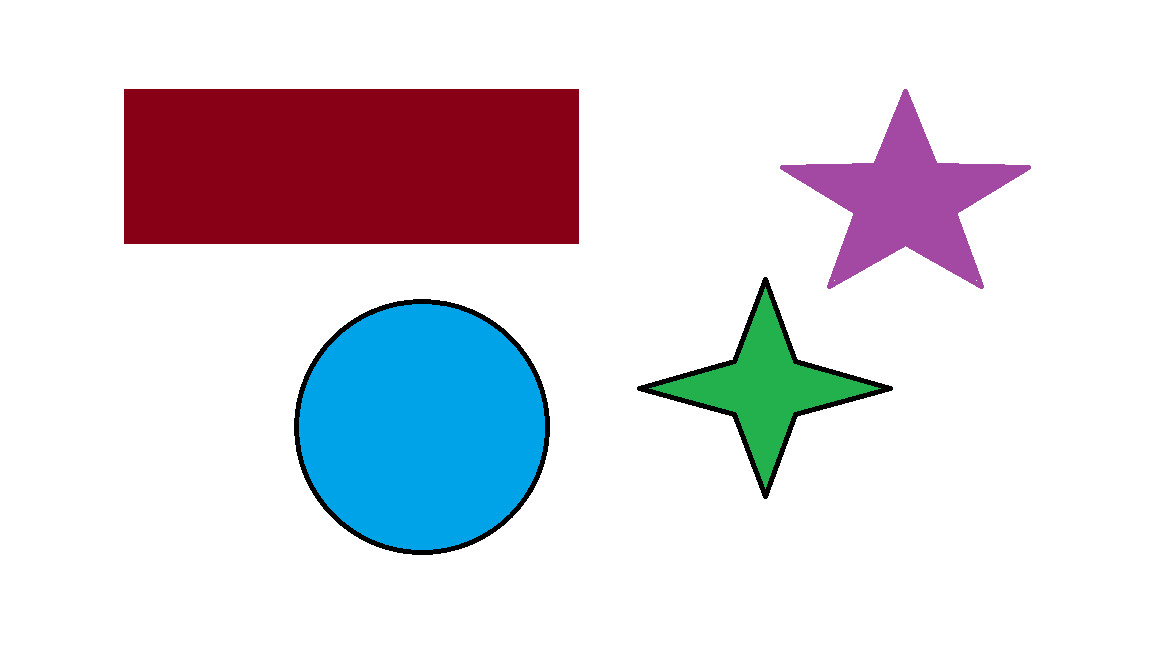
#> input picture assets/shapes.png, 1152 x 648 px
$ python harris_corner_detection.py
#> lines starting #> are read from the running program, lines starting #| are printed output that depends on the picture; after the words box and inside, x2 and y2 are one past the last pixel; in counts of white or black regions, pixels touching at a corner belong together
import numpy as np
import cv2

img = cv2.imread("assets/shapes.png")
#> img is the input picture: shape (648, 1152, 3); mean B, G, R 223.8, 216.7, 219.3
# For corner detection it is easier to work with gray scale.
gray_img = cv2.cvtColor(img, cv2.COLOR_BGR2GRAY)
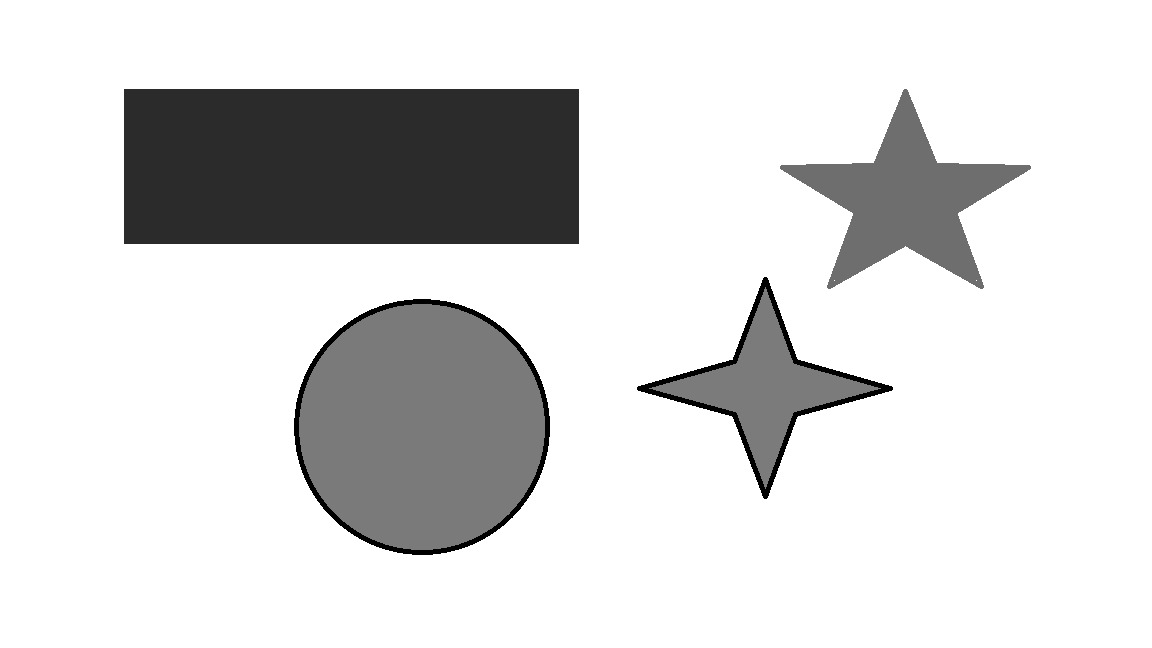
#> gray_img: shape (648, 1152); min 0, max 255, mean 218.3

# Shi-Tomashi method
corners = cv2.goodFeaturesToTrack(gray_img, maxCorners=50,
                                  qualityLevel=0.05, minDistance=50)
#> corners = 33 rows, first 8: [732, 359], [578, 243], [124, 243], [578, 89], [124, 89], [891, 389], [638, 389], [766, 498]
corners = np.int64(corners)

for c in corners:
    x, y = c.ravel()
    img = cv2.circle(img, center=(x,y), radius=20,
                     color=(0,0,255),thickness=-1)
#> this loop made 33 passes
#> (x, y) on passes 1 to 12: (732, 359), (578, 243), (124, 243), (578, 89), (124, 89), (891, 389), (638, 389), (766, 498), (798, 416), (731, 416), (798, 359), (766, 277)
#> pass 1, `img = cv2.circle(img, center=(x,y), radius=20, color=(0,0,255),thickne..`:
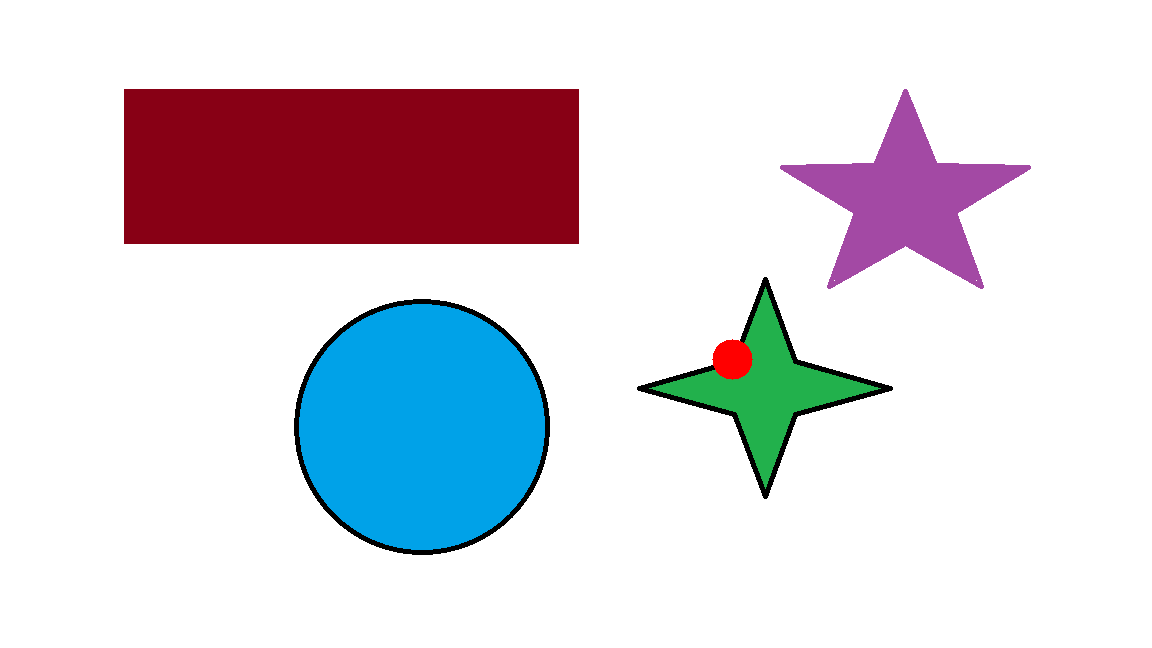
#> img: shape (648, 1152, 3); 0.17% of pixels changed, all inside (x1, y1, x2, y2) = (712, 339, 753, 380)
#> pass 3, `img = cv2.circle(img, center=(x,y), radius=20, color=(0,0,255),thickne..`:
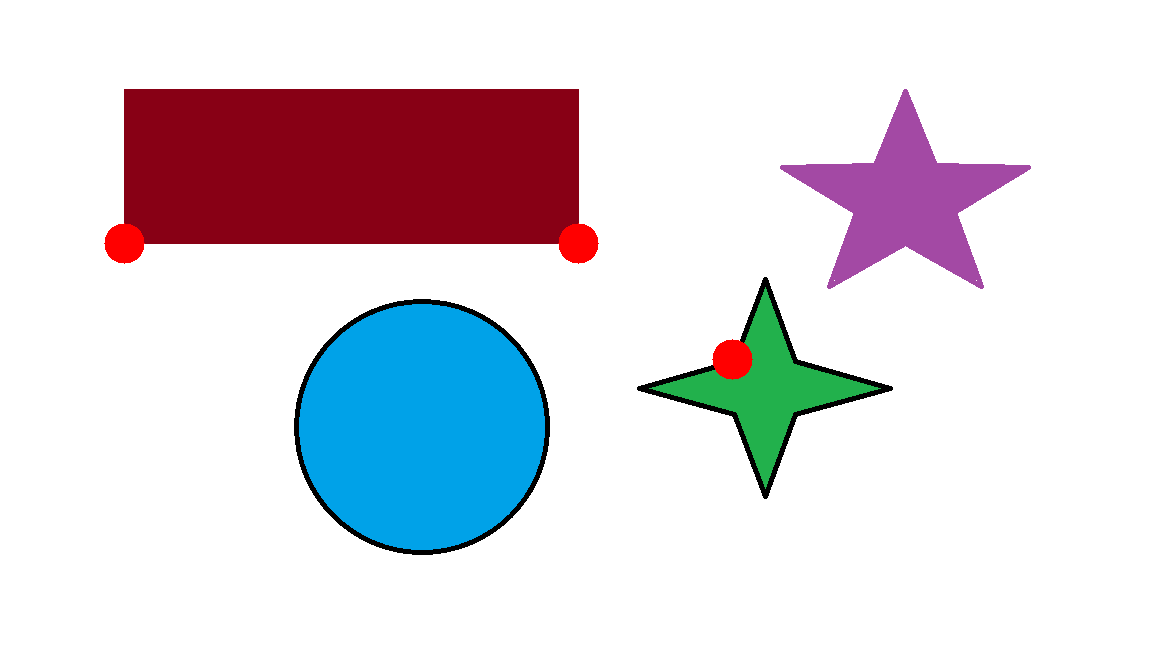
#> img: shape (648, 1152, 3); mean B, G, R 223, 215.8, 219.6
#> after the loop:
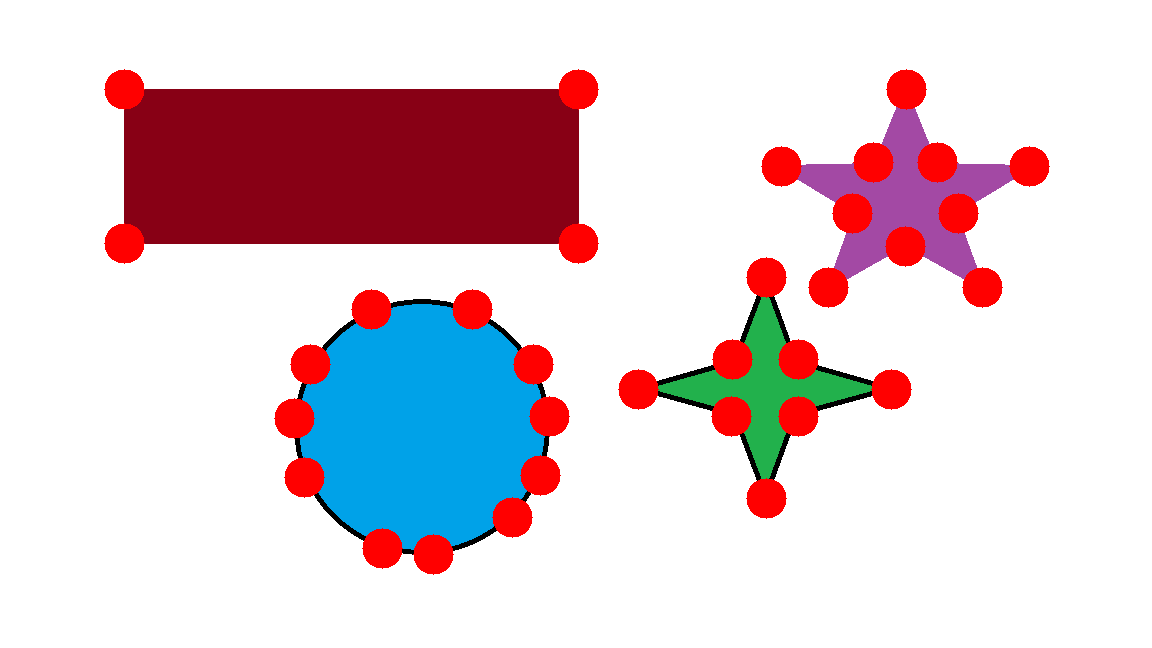
#> img: shape (648, 1152, 3); 5.05% of pixels changed, all inside (x1, y1, x2, y2) = (104, 69, 1050, 575)

# Shi-Tomashi method
corners = cv2.goodFeaturesToTrack(gray_img, maxCorners=50,
                                  qualityLevel=0.01, minDistance=50,
                                  useHarrisDetector=True, k=0.1)
#> corners = 23 rows, first 8: [732, 359], [578, 243], [124, 243], [578, 89], [124, 89], [891, 389], [638, 389], [766, 498]
corners = np.int64(corners)

for c in corners:
    x, y = c.ravel()
    img = cv2.circle(img, center=(x,y), radius=5,
                     color=(0,255,0),thickness=-1)
#> this loop made 23 passes
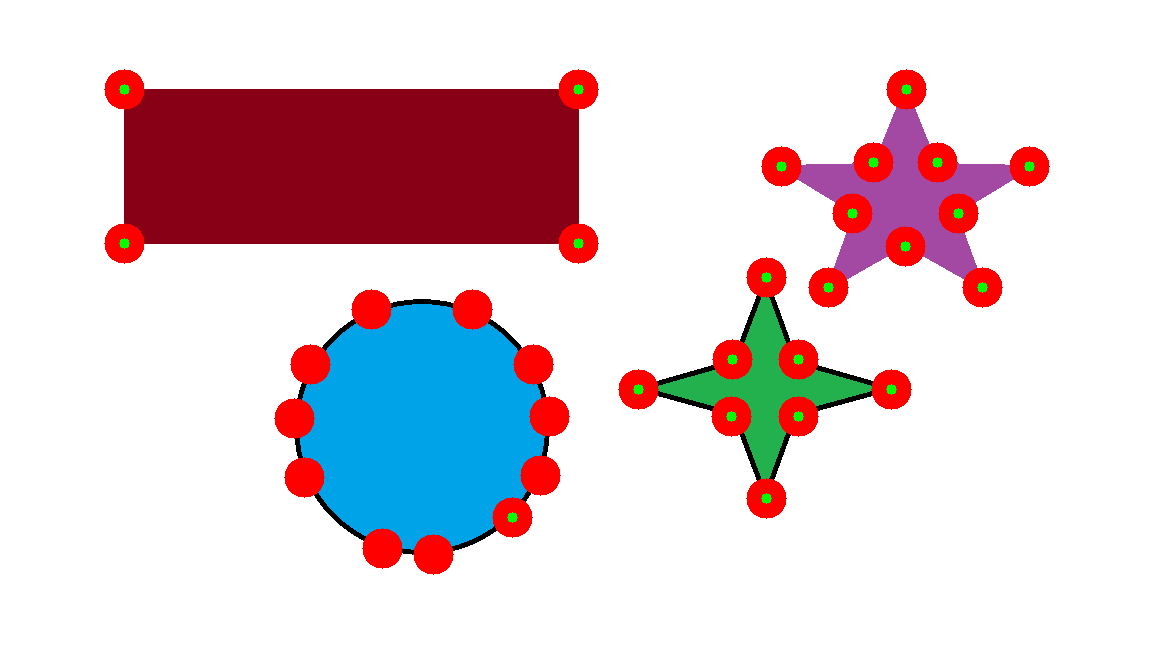
#> img: shape (648, 1152, 3); mean B, G, R 212.7, 207, 223.1

cv2.imshow("Shape", img)

cv2.waitKey(0)
cv2.destroyAllWindows()

cv2.imwrite("assets/5_shape_w_corners.png",img)
